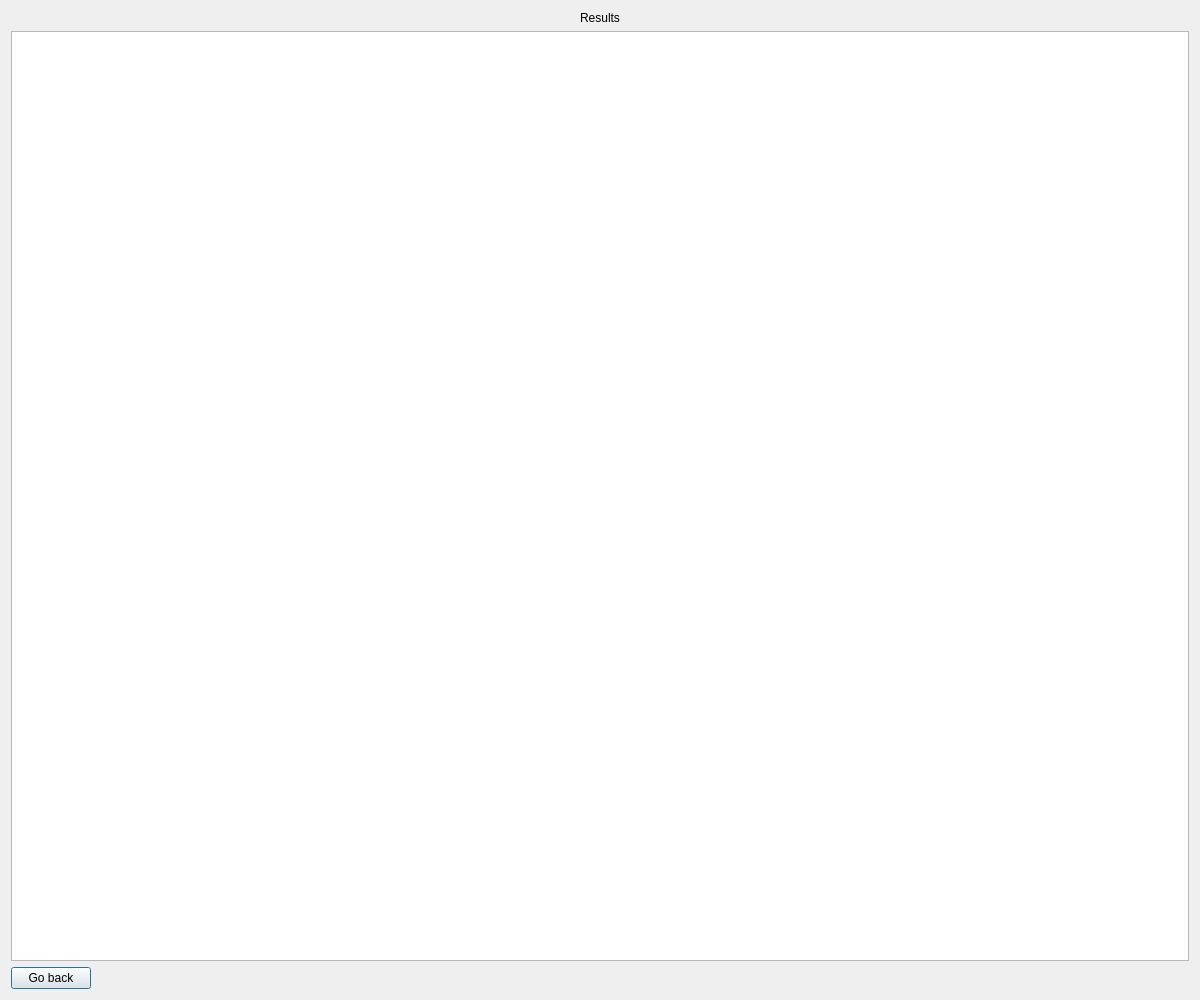
<?xml version="1.0" encoding="UTF-8"?>
<ui version="4.0">
 <class>Result</class>
 <widget class="QDialog" name="Result">
  <property name="geometry">
   <rect>
    <x>0</x>
    <y>0</y>
    <width>1200</width>
    <height>1000</height>
   </rect>
  </property>
  <property name="windowTitle">
   <string>Dialog</string>
  </property>
  <layout class="QVBoxLayout" name="verticalLayout">
   <item alignment="Qt::AlignHCenter">
    <widget class="QLabel" name="label">
     <property name="text">
      <string>Results</string>
     </property>
    </widget>
   </item>
   <item>
    <widget class="QTableView" name="tableView"/>
   </item>
   <item alignment="Qt::AlignLeft">
    <widget class="QPushButton" name="pushButton">
     <property name="text">
      <string>Go back</string>
     </property>
    </widget>
   </item>
  </layout>
 </widget>
 <resources/>
 <connections/>
</ui>
